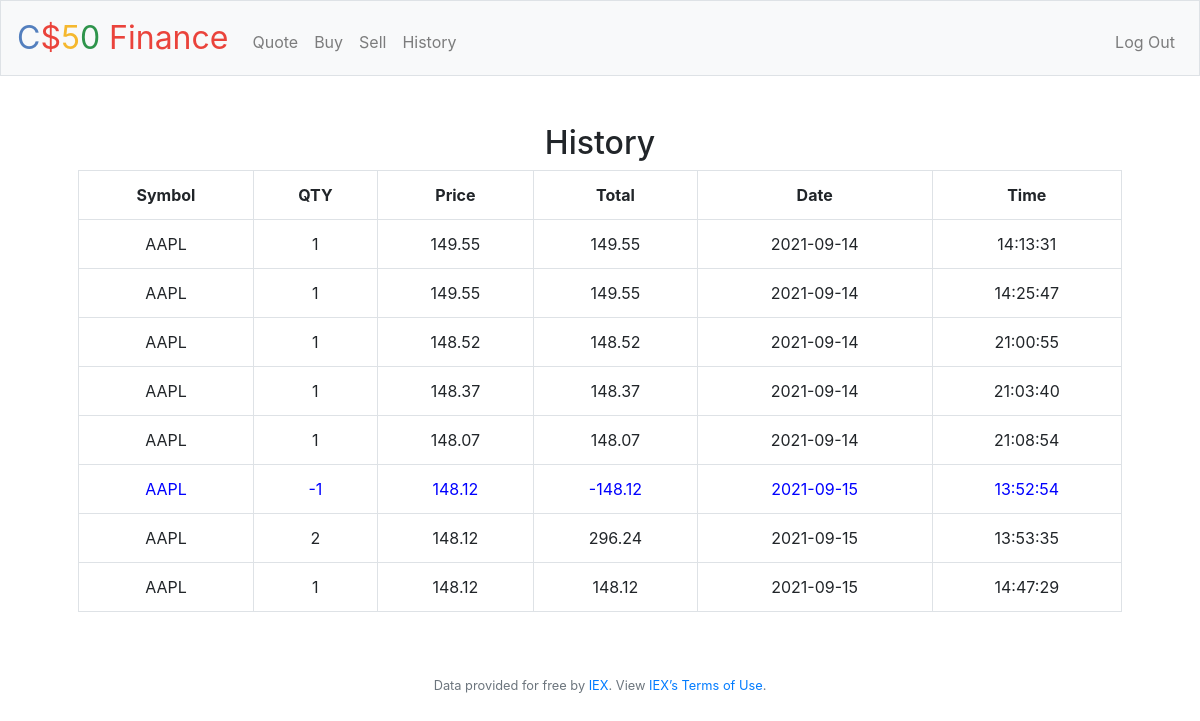
Page /history (signed in) on the earlier database version.
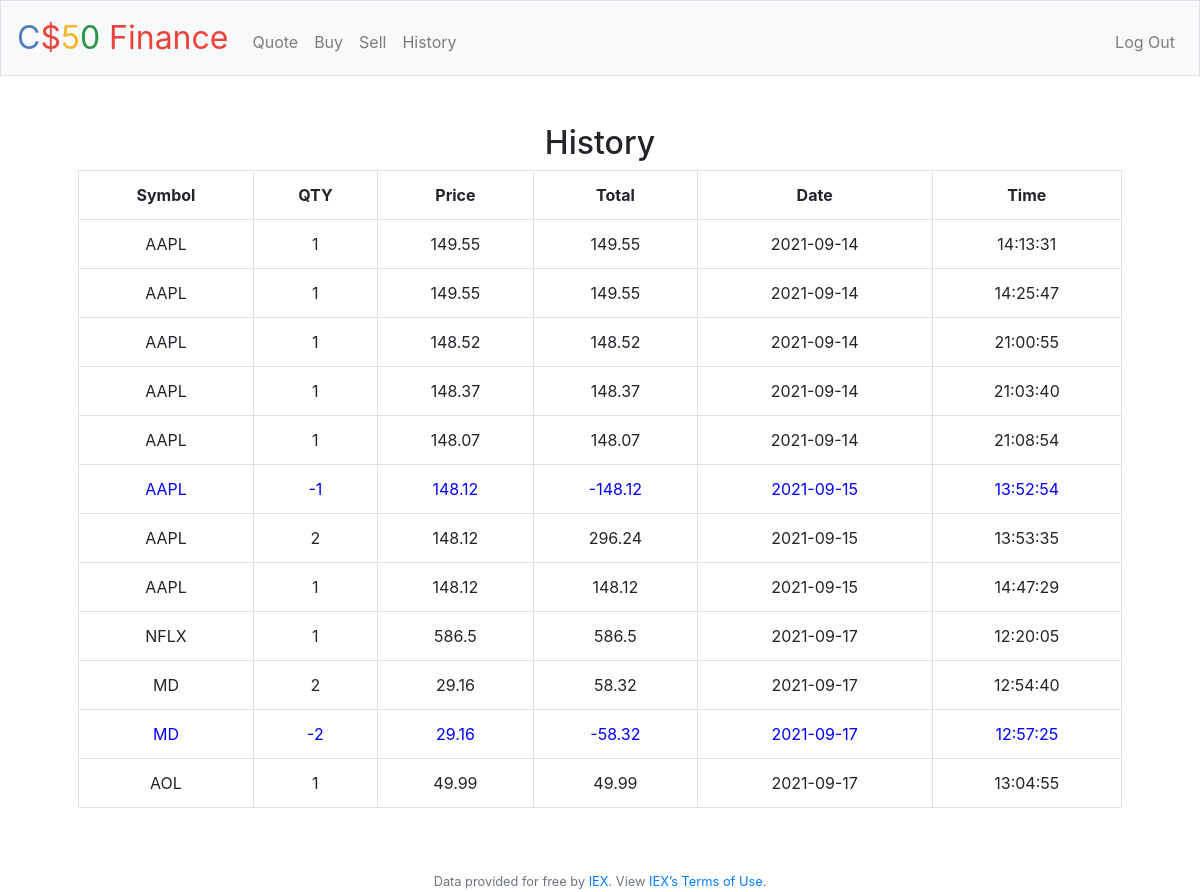
Same page on the later database version.
### tables this page shows
CREATE TABLE "shares" (
	"id"	INTEGER,
	"user_id"	INTEGER,
	"symbol"	TEXT,
	"qty"	INTEGER,
	"price"	REAL,
	"date"	NUMERIC,
	PRIMARY KEY("id")
);

### application.py (the view)
@app.route("/history")
@login_required
def history():
    user_id = session["user_id"]
    history_list = hist(user_id, db)
    return render_template('history.html', history=history_list)

### application.py (called while the page is built)
@app.after_request
def after_request(response):
    response.headers["Cache-Control"] = "no-cache, no-store, must-revalidate"
    response.headers["Expires"] = 0
    response.headers["Pragma"] = "no-cache"
    return response

### helpers.py (called while the page is built)
def login_required(f):
    @wraps(f)
    def decorated_function(*args, **kwargs):
        if session.get("user_id") is None:
            return redirect("/login")
        return f(*args, **kwargs)
    return decorated_function

### history/history.py (called while the page is built)
def history(user_id: int, db: Connection) -> List[Tuple[str, int, float, str]]:
    sql = f"SELECT * FROM shares WHERE user_id = {user_id};"
    try:
        cur = db.cursor()
        cur.execute(sql)
        result = cur.fetchall()
        return [x[1:] for x in result]
    except Error:
        return None

### templates/history.html (shortened to what this page needs)
{% extends "layout.html" %}
{% block main %}
{% if history | length == 0 %}
        History is empty for a while
{% else %}
<h2 class="text-center">History</h2>
<table class="table table-bordered table-hover">
    <tr>
        <th>Symbol</th>
        <th>QTY</th>
        <th>Price</th>
        <th>Total</th>
        <th>Date</th>
        <th>Time</th>
    </tr>
    {% for row in history %}
    {% if row[2] < 0 %}
        <tr style="color: blue;">
    {% else %}
        <tr>
    {% endif %}
        <td>{{ row[1]}}</td>
        <td>{{ row[2]}}</td>
        <td>{{ row[3]}}</td>
        <td>{{ row[2] * row[3]}}</td>
        <td>{{ row[4][:10]}}</td>
        <td>{{ row[4][11:19]}}</td>
    </tr>
    {% endfor %}
</table>
{% endif %}
{% endblock %}

### templates/layout.html (shortened to what this page needs)
<!DOCTYPE html>
<html lang="en">
    <head>
        <link rel="stylesheet" href="https://cdn.jsdelivr.net/npm/bootstrap@4.5.3/dist/css/bootstrap.min.css">
        <link href="/static/styles.css" rel="stylesheet">
    </head>
    <body>
        <nav class="navbar navbar-expand-md navbar-light bg-light border">
            <a class="navbar-brand" href="/"><span class="blue">C</span><span class="red">$</span><span class="yellow">5</span><span class="green">0</span> <span class="red">Finance</span></a>
            <div class="collapse navbar-collapse" id="navbar">
                {% if session.user_id %}
                    <ul class="navbar-nav mr-auto mt-2">
                        <li class="nav-item"><a class="nav-link" href="/quote">Quote</a></li>
                        <li class="nav-item"><a class="nav-link" href="/buy">Buy</a></li>
                        <li class="nav-item"><a class="nav-link" href="/sell">Sell</a></li>
                        <li class="nav-item"><a class="nav-link" href="/history">History</a></li>
                    </ul>
                    <ul class="navbar-nav ml-auto mt-2">
                        <li class="nav-item"><a class="nav-link" href="/logout">Log Out</a></li>
                    </ul>
                {% else %}
                    <ul class="navbar-nav ml-auto mt-2">
                        <li class="nav-item"><a class="nav-link" href="/register">Register</a></li>
                        <li class="nav-item"><a class="nav-link" href="/login">Log In</a></li>
                    </ul>
                {% endif %}
            </div>
        </nav>
        <main class="container p-5">
            {% block main %}{% endblock %}
        </main>
        <footer class="small text-center text-muted">
            Data provided for free by <a href="https://iextrading.com/developer">IEX</a>. View <a href="https://iextrading.com/api-exhibit-a/">IEX’s Terms of Use</a>.
        </footer>
    </body>
</html>

### static/styles.css (style rules this page uses)
nav .navbar-brand { font-size: xx-large; }
nav .navbar-brand .blue { color: #537fbe; }
nav .navbar-brand .red { color: #ea433b; }
nav .navbar-brand .yellow { color: #f5b82e; }
nav .navbar-brand .green { color: #2e944b; }
main { overflow-x: auto; text-align: center; }

Differences in the rows shown:
added shares: symbol "NFLX", row "1", price "586.5", row[2]*row[3] "586.5", date "2021-09-17", date "12:20:05"
added shares: symbol "MD", qty "2", price "29.16", row[2]*row[3] "58.32", date "2021-09-17", date "12:54:40"
added shares: symbol "MD", qty "-2", price "29.16", row[2]*row[3] "-58.32", date "2021-09-17", date "12:57:25"
added shares: symbol "AOL", row "1", price "49.99", row[2]*row[3] "49.99", date "2021-09-17", date "13:04:55"
